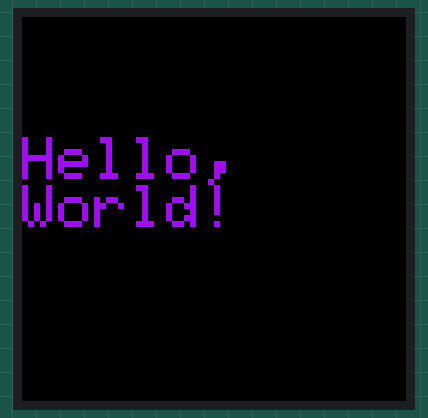
Simulated run of this program. Board: ESP32. Parts: 64×64 colour display. Storage starts empty; random numbers use the default seed unless the program sets one; what the program prints to the serial monitor is not drawn.

Above: at 0.1 s.
At 15.1 s:
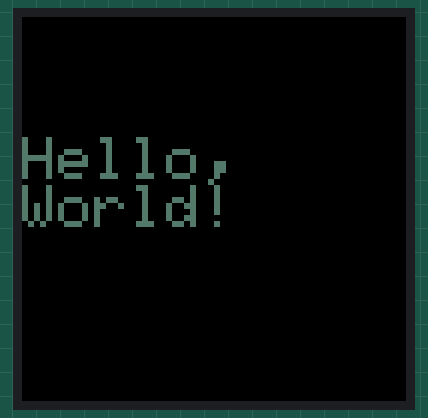
At 30.1 s:
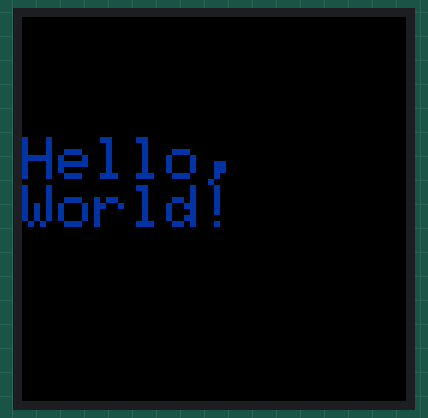
At 60.2 s:
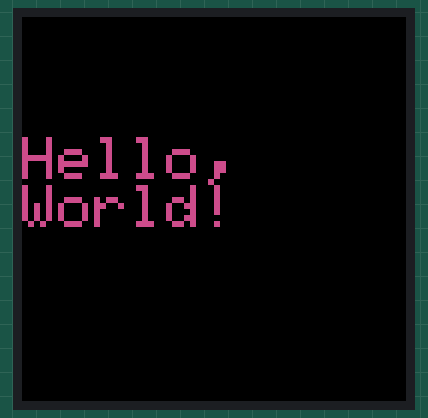
At 90.3 s:
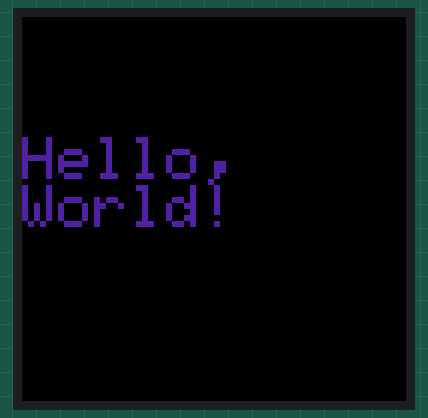
At 125.3 s:
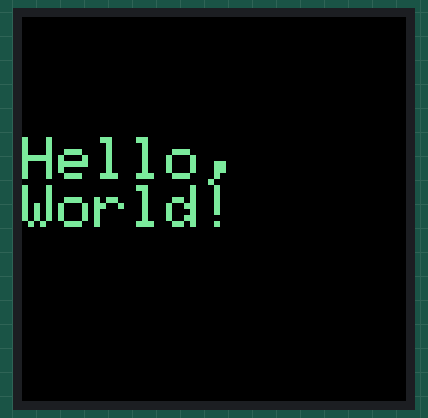

Measured:
- what the display in image 1 shows lasts 5.0 s, from 15.1 s to 20.1 s

The program:

main.cpp
```cpp
#include <Arduino.h>
#include <ESP32-HUB75-MatrixPanel-I2S-DMA.h>

#include <SPI.h>
#include <SD.h>
#define SD_CS    5   //SS
MatrixPanel_I2S_DMA matrix;

// Change these to whatever suits
#define R1_PIN  25
#define G1_PIN  26
#define B1_PIN  27

#define R2_PIN  14
#define G2_PIN  17
#define B2_PIN  13

#define A_PIN   32
#define B_PIN   33
#define C_PIN   21
#define D_PIN   15
#define E_PIN   2	// required for 1/32 scan panels, set to 0,2,or 12 base your jumper setup

#define LAT_PIN 4
#define OE_PIN  22

#define CLK_PIN 16

void setup()
{
  Serial.begin(115200);
    // MUST DO THIS FIRST!
  //matrix.begin();  // Use default pins supplied within ESP32-HUB75-MatrixPanel-I2S-DMA.h
  matrix.begin(R1_PIN, G1_PIN, B1_PIN, R2_PIN, G2_PIN, B2_PIN, A_PIN, B_PIN, C_PIN, D_PIN, E_PIN, LAT_PIN, OE_PIN, CLK_PIN );  // or custom pins

  // Draw a single white pixel
  //matrix.drawPixel(0,0, matrix.color565(255,0,0)); // can do this after .begin() only
  matrix.setTextSize(1);

  if(!SD.begin(SD_CS)){
      Serial.println("Card Mount Failed");
      return;
  } else {
    Serial.println("SD Card mounted with success");
    #if ESP32
      uint8_t cardType = SD.cardType();

      if(cardType == CARD_NONE){
          Serial.println("No SD card attached");
          return;
      }

      Serial.print("SD Card Type: ");
      if(cardType == CARD_MMC){
          Serial.println("MMC");
      } else if(cardType == CARD_SD){
          Serial.println("SDSC");
      } else if(cardType == CARD_SDHC){
          Serial.println("SDHC");
      } else {
          Serial.println("UNKNOWN");
      }

      uint64_t cardSize = SD.cardSize();
    int cardSizeInMB = cardSize/(1024 * 1024);

    Serial.printf("Card size: %u MB \n", cardSizeInMB);

    uint64_t bytesAvailable = SD.totalBytes();
    int spaceAvailableInMB = bytesAvailable/(1024 * 1024);

    Serial.printf("Space available: %u MB \n", spaceAvailableInMB);

    uint64_t spaceUsed = SD.usedBytes();
    Serial.printf("Space used: %u bytes", spaceUsed);

    #endif
  }
}

void recoardNewData(fs::FS &fs, const char * path, const char * message)
{
  File file = fs.open(path, FILE_APPEND);
  if(!file) {
    Serial.println("Failed to open file for appending");
    return;
  }
  if(file.println(message)) {
    Serial.println("Data appended");
  } else {
    Serial.println("Append failed");
  }
  file.close();
}
void loop()
{
  //matrix.fillScreen(matrix.color565(255,255,255));
  //delay(2000);
  //matrix.fillScreen(matrix.color565(random(256),random(256),random(256)));
  matrix.clearScreen();

  matrix.setTextColor(matrix.color565(random(255),random(255),random(255)));
  matrix.setCursor(0,20);
  matrix.println("Hello, \nWorld!");
  recoardNewData(SD,"/data.txt","Hello world 64*64");
  delay(5000);
}
```
